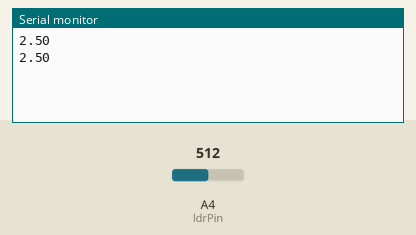
Recording of a sketch running on a simulated Arduino Uno, built with avr-gcc and run on an emulated ATmega328P. Shown: the last lines printed to the serial monitor. Inputs (shaded band) come from the test bench; at power-on: A4 (ldrPin) = 512.

Above: at 1.8 s.
1.9 s: A4 (ldrPin) set to 716
At 2.5 s:
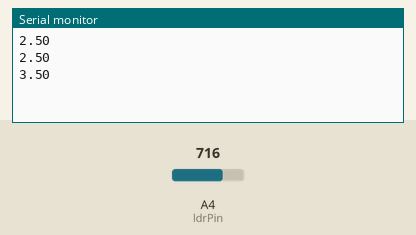
3.4 s: A4 (ldrPin) set to 900
At 4.8 s:
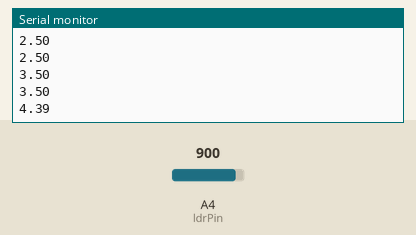
Timing chart, 0 to 6.4 s (numbered marks = the images above; inputs shaded):
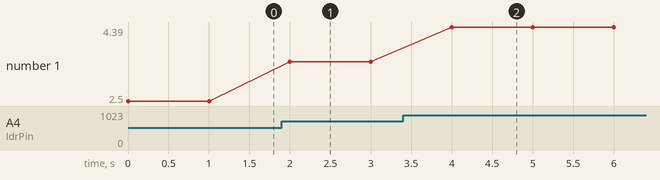

The sketch:

LDR.ino
```cpp
int ldrPin = A4; // Analog input pin for LDR int ldrValue; // Variable to store LDR value
void setup()
{
pinMode(ldrPin,INPUT);
Serial.begin(9600); // Initialize serial communication for debugging
}
void loop()
{
int readValue;
float realValue;
readValue = analogRead(ldrPin);
realValue = (5.0/1024.0)*readValue;
Serial.println(realValue);
delay(1000);
}
```

Measured:
- after the input at 1.9 s, the serial monitor: prints a new line after 0.10 s (image 1)
- after the input at 3.4 s, the serial monitor: prints a new line after 0.60 s (image 2)
- plotted number 1: 2.5 → 3.5 after the input at 1.9 s, 3.5 → 4.39 after the input at 3.4 s
